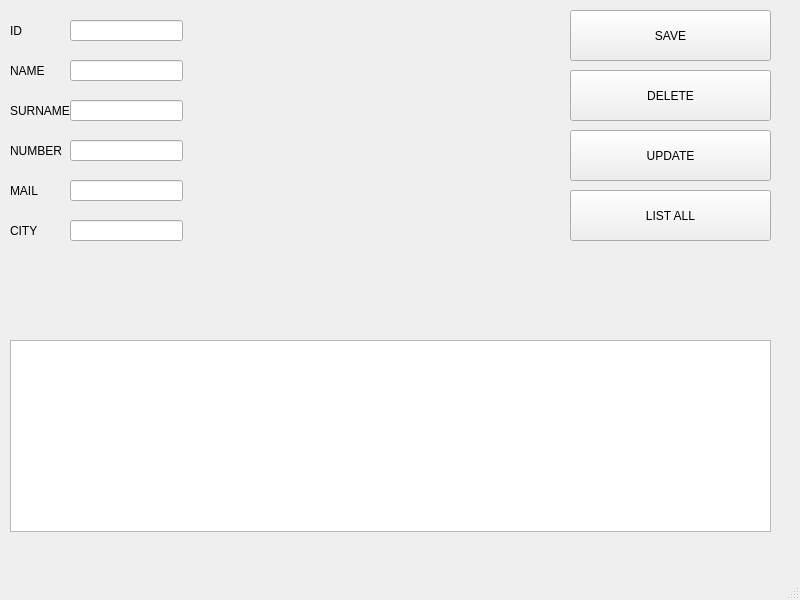
<?xml version="1.0" encoding="UTF-8"?>
<ui version="4.0">
 <class>MainWindow</class>
 <widget class="QMainWindow" name="MainWindow">
  <property name="geometry">
   <rect>
    <x>0</x>
    <y>0</y>
    <width>800</width>
    <height>600</height>
   </rect>
  </property>
  <property name="windowTitle">
   <string>MainWindow</string>
  </property>
  <widget class="QWidget" name="centralwidget">
   <widget class="QLabel" name="lblID">
    <property name="geometry">
     <rect>
      <x>10</x>
      <y>20</y>
      <width>61</width>
      <height>21</height>
     </rect>
    </property>
    <property name="text">
     <string>ID</string>
    </property>
   </widget>
   <widget class="QLabel" name="lblNAME">
    <property name="geometry">
     <rect>
      <x>10</x>
      <y>60</y>
      <width>61</width>
      <height>21</height>
     </rect>
    </property>
    <property name="text">
     <string>NAME</string>
    </property>
   </widget>
   <widget class="QLabel" name="lblNUMBER">
    <property name="geometry">
     <rect>
      <x>10</x>
      <y>140</y>
      <width>61</width>
      <height>21</height>
     </rect>
    </property>
    <property name="text">
     <string>NUMBER</string>
    </property>
   </widget>
   <widget class="QLabel" name="lblMAIL">
    <property name="geometry">
     <rect>
      <x>10</x>
      <y>180</y>
      <width>61</width>
      <height>21</height>
     </rect>
    </property>
    <property name="text">
     <string>MAIL</string>
    </property>
   </widget>
   <widget class="QLabel" name="lblCITY">
    <property name="geometry">
     <rect>
      <x>10</x>
      <y>220</y>
      <width>61</width>
      <height>21</height>
     </rect>
    </property>
    <property name="text">
     <string>CITY</string>
    </property>
   </widget>
   <widget class="QLabel" name="lblSURNAME">
    <property name="geometry">
     <rect>
      <x>10</x>
      <y>100</y>
      <width>61</width>
      <height>21</height>
     </rect>
    </property>
    <property name="text">
     <string>SURNAME</string>
    </property>
   </widget>
   <widget class="QLineEdit" name="txtID">
    <property name="geometry">
     <rect>
      <x>70</x>
      <y>20</y>
      <width>113</width>
      <height>21</height>
     </rect>
    </property>
   </widget>
   <widget class="QLineEdit" name="txtNAME">
    <property name="geometry">
     <rect>
      <x>70</x>
      <y>60</y>
      <width>113</width>
      <height>21</height>
     </rect>
    </property>
   </widget>
   <widget class="QLineEdit" name="txtSURNAME">
    <property name="geometry">
     <rect>
      <x>70</x>
      <y>100</y>
      <width>113</width>
      <height>21</height>
     </rect>
    </property>
   </widget>
   <widget class="QLineEdit" name="txtMAIL">
    <property name="geometry">
     <rect>
      <x>70</x>
      <y>180</y>
      <width>113</width>
      <height>21</height>
     </rect>
    </property>
   </widget>
   <widget class="QLineEdit" name="txtCITY">
    <property name="geometry">
     <rect>
      <x>70</x>
      <y>220</y>
      <width>113</width>
      <height>21</height>
     </rect>
    </property>
   </widget>
   <widget class="QLineEdit" name="txtNUMBER">
    <property name="geometry">
     <rect>
      <x>70</x>
      <y>140</y>
      <width>113</width>
      <height>21</height>
     </rect>
    </property>
   </widget>
   <widget class="QPushButton" name="btnSAVE">
    <property name="geometry">
     <rect>
      <x>570</x>
      <y>10</y>
      <width>201</width>
      <height>51</height>
     </rect>
    </property>
    <property name="text">
     <string>SAVE</string>
    </property>
   </widget>
   <widget class="QPushButton" name="btnDELETE">
    <property name="geometry">
     <rect>
      <x>570</x>
      <y>70</y>
      <width>201</width>
      <height>51</height>
     </rect>
    </property>
    <property name="text">
     <string>DELETE</string>
    </property>
   </widget>
   <widget class="QPushButton" name="btnUPDATE">
    <property name="geometry">
     <rect>
      <x>570</x>
      <y>130</y>
      <width>201</width>
      <height>51</height>
     </rect>
    </property>
    <property name="text">
     <string>UPDATE</string>
    </property>
   </widget>
   <widget class="QPushButton" name="btnLISTALL">
    <property name="geometry">
     <rect>
      <x>570</x>
      <y>190</y>
      <width>201</width>
      <height>51</height>
     </rect>
    </property>
    <property name="text">
     <string>LIST ALL</string>
    </property>
   </widget>
   <widget class="QTableWidget" name="tblLISTED">
    <property name="geometry">
     <rect>
      <x>10</x>
      <y>340</y>
      <width>761</width>
      <height>192</height>
     </rect>
    </property>
   </widget>
  </widget>
  <widget class="QMenuBar" name="menubar">
   <property name="geometry">
    <rect>
     <x>0</x>
     <y>0</y>
     <width>800</width>
     <height>21</height>
    </rect>
   </property>
  </widget>
  <widget class="QStatusBar" name="statusbar"/>
 </widget>
 <resources/>
 <connections/>
</ui>
